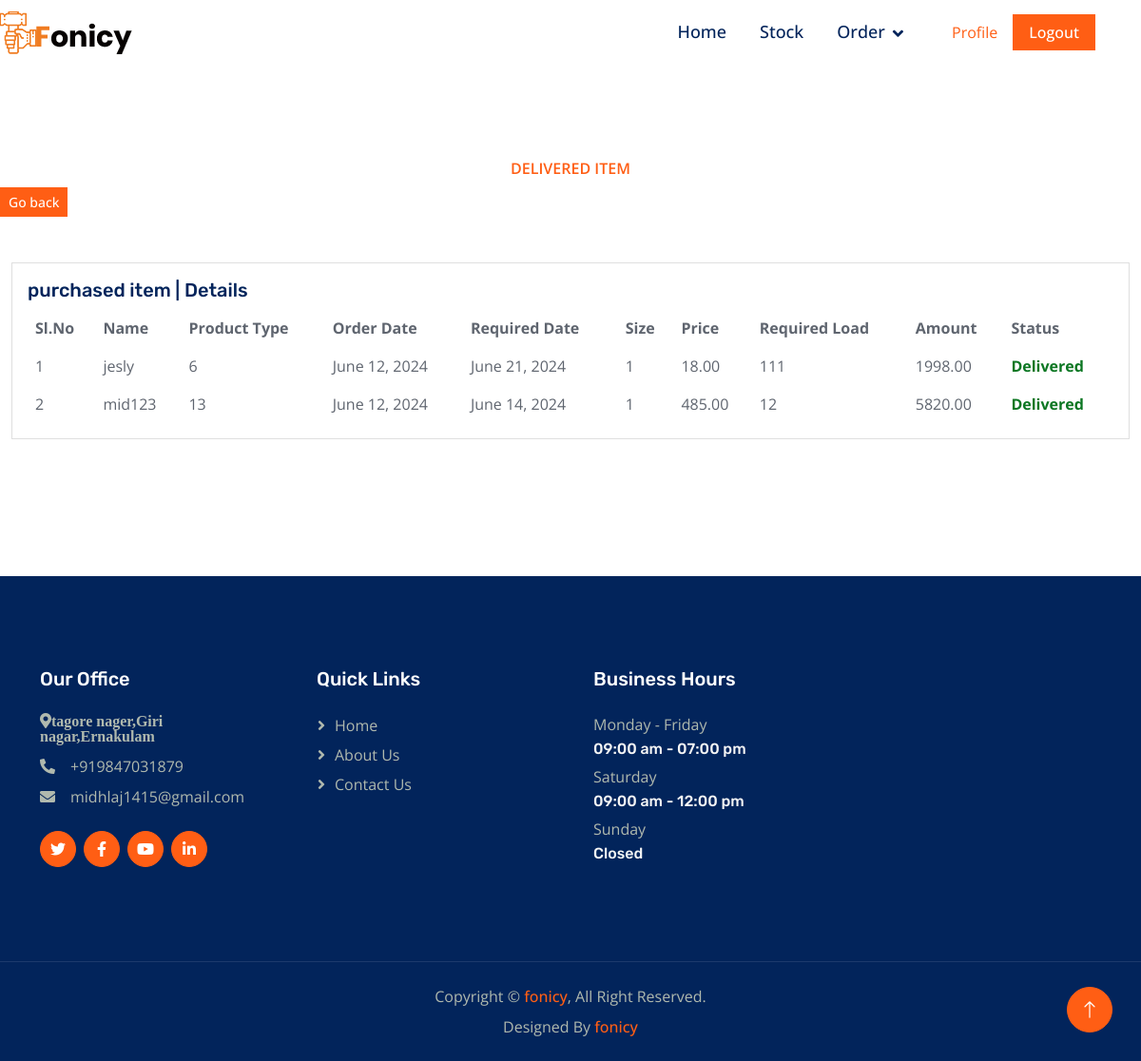
The page /delivered/ (signed in) on the database its author committed.
### proapp/models.py (models this page shows)
class Order_product(models.Model):
    or_id = models.AutoField(primary_key=True)
    log = models.ForeignKey(Login,on_delete=models.CASCADE)
    tp_id = models.IntegerField()
    date = models.DateField()
    re_date = models.DateField()
    size = models.IntegerField()
    load = models.IntegerField()
    price = models.DecimalField(max_digits=7, decimal_places=2, blank=True, null=True)
    amount = models.DecimalField(max_digits=10, decimal_places=2, blank=True, null=True)
    o_type = models.CharField(max_length=20)
    status = models.IntegerField()
    status1 = models.IntegerField()
    class Meta:
        db_table = 'tb_Order_product'

class Login(models.Model):
    log_id = models.AutoField(primary_key=True)
    username = models.CharField(max_length=20)
    password = models.TextField()
    role = models.CharField(max_length=20)
    status = models.IntegerField()
    def __str__(s):
        return f'{s.username}'

### proapp/views.py (the view)
# urls.py: path('delivered/',views.delivered),
def delivered(request):
    if 'log_id' in request.session:
        data = Order_product.objects.filter(status=1)
        return render(request, 'employee/delivered.html', {'data': data})
    else:
        return redirect('/home')

### templates/employee/delivered.html (shortened to what this page needs)
{% extends 'employee/index.html' %}
{% load static %}
{% block content %}
<div class="container-fluid py-5 my-5 px-0">
    <div class="text-center mx-auto wow fadeIn" data-wow-delay="0.1s" style="max-width: 600px;">
        <p class="fw-medium text-uppercase text-primary mb-2">Delivered item  </p>
    </div>
    <a href="/buy_details"class="btn btn-primary btn-sm">Go back</a>
    {% if data %}
    <div class="container-xxl py-5 wow fadeInUp" data-wow-delay="0.1s">
        <div class="row justify-content-center">
            <section class="section dashboard">
                <div class="row">
                    <div class="col-lg-12">
                        <div class="row">
                            <div class="col-12">
                                <div class="card top-selling overflow-auto">
                                <div class="card-body pb-0">
                                    <h5 class="card-title">purchased item  <span>| Details</span></h5>
                                    <table class="table table-borderless">
                                    <thead>
                                        <tr>
                                        <th scope="col">Sl.No</th>
                                        <th scope="col">Name</th>
                                        <th scope="col">Product Type</th>
                                        <th scope="col">Order Date</th>
                                        <th scope="col">Required Date</th>
                                        <th scope="col">Size</th>
                                        <th scope="col">Price</th>
                                        <th scope="col">Required Load</th>
                                        <th scope="col">Amount</th>
                                        <th scope="col">Status</th>
                                        </tr>
                                    </thead>
                                    <tbody>
                                        {% for i in data %}
                                        <tr>
                                        <td>{{ forloop.counter }}</td>
                                        <td>{{i.log}}</td>
                                        <td>{{i.tp_id}}</td>
                                        <td>{{i.date}}</td>
                                        {% if i.status == 0 %}
                                        {% if i.diff <= 5 %}
                                        <td style="color:red"> {{i.re_date}}</td>
                                        {% elif i.diff <= 10 %}
                                        <td > {{i.re_date}}</td>
                                        {% else %}
                                        <td> {{i.re_date}}</td>
                                        {% endif %}
                                        {% else %}
                                        <td > {{i.re_date}}</td>
                                        {% endif %}
                                        <td>{{i.size}}</td>
                                        <td>{{i.price}}</td>
                                        <td>{{i.load}}</td>
                                        <td>{{i.amount}}</td>
                                        {% if i.status == 0 %}
                                        <td><a href="/deliver/{{i.or_id}}" class="btn btn-primary btn-sm">Deliver</a></td>
                                        {% elif i.status == 1 %}
                                        <td><b style="color: rgb(12, 119, 35);">Delivered</b></td>
                                        {% endif %}
                                        </tr>
                                        {% endfor %}
                                    </tbody>
                                    </table>
                                </div>
                                </div>
                            </div>
                        </div>
                    </div>
                </div>
            </section>
        </div>
    </div>
    {% endif %}
</div>
{% endblock content %}

### static/user/css/style.css (style rules this page uses)
:root { --primary: #FF5E14; --secondary: #5F656F; --light: #F5F5F5; --dark: #02245B; }
h3, h4, .h3, .h4, .fw-medium { font-weight: 600 !important; }
h5, h6, .h5, .h6, .fw-semi-bold { font-weight: 500 !important; }
.btn { transition: .5s; font-weight: 500; }
.btn-primary, .btn-outline-primary:hover { color: #FFFFFF; }

### rows shown on the page
Order_product: log "jesly", tp_id "6", date "June 12, 2024", re_date "June 21, 2024", size "1", price "18.00", load "111", amount "1998.00", status "Delivered"
Order_product: log "mid123", tp_id "13", date "June 12, 2024", re_date "June 14, 2024", size "1", price "485.00", load "12", amount "5820.00", status "Delivered"
